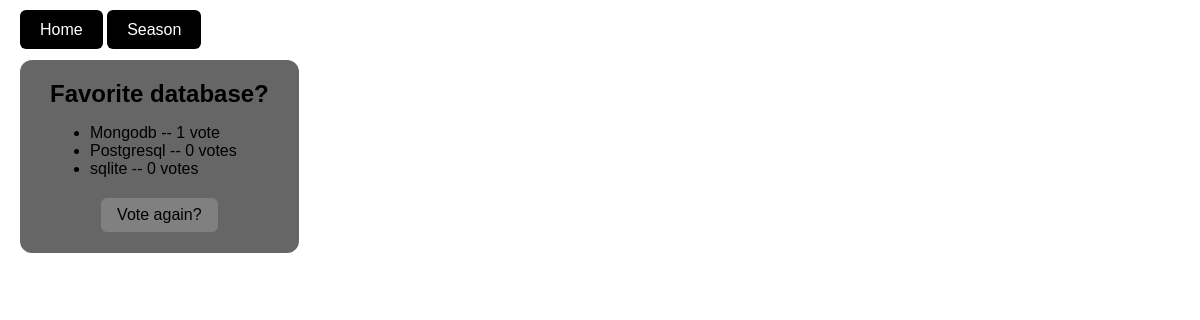
Page /polls/5/results/ on the earlier database version.
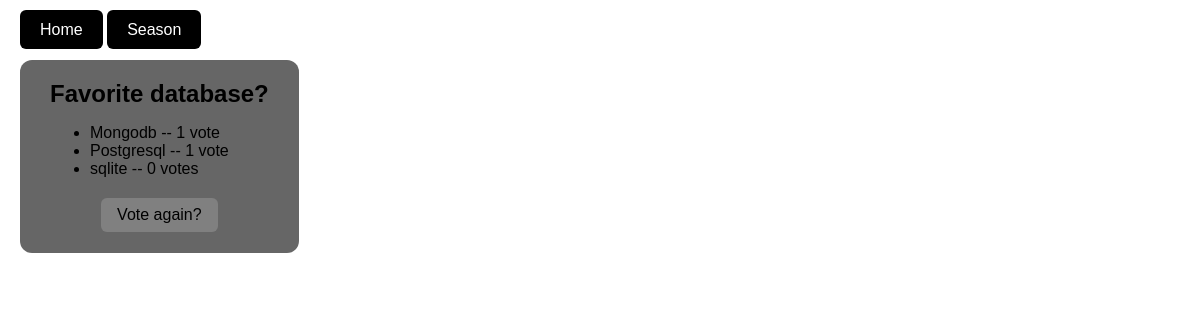
Same page on the later database version.
### polls/models.py (models this page shows, shortened)
class Choice(models.Model):
    question = models.ForeignKey(Question, on_delete=models.CASCADE) # the question obj this goes with
    choice_text = models.CharField(max_length=200) #
    votes = models.IntegerField(default=0)

### polls/views.py (the view)
# urls.py: path("<int:pk>/results/", views.ResultsView.as_view(), name="results"),
class ResultsView(generic.DetailView):
    model = Question
    template_name = "polls/results.html"

### polls/templates/polls/results.html (shortened to what this page needs)
{% extends "base.html" %}
{% block content %}
<div class="text-box">
  <h2>{{ question.question_text }}</h2>
  <ul>
    {% for choice in question.choice_set.all %}
      <li>{{ choice.choice_text }} -- {{ choice.votes }} vote{{ choice.votes|pluralize }}</li>
    {% endfor %}
  </ul>
  <a href="{% url 'polls:detail' question.id %}" class="btn">Vote again?</a>
</div>
{% endblock %}

Differences in the rows shown:
changed Choice "Postgresql": votes "0" → "1"
